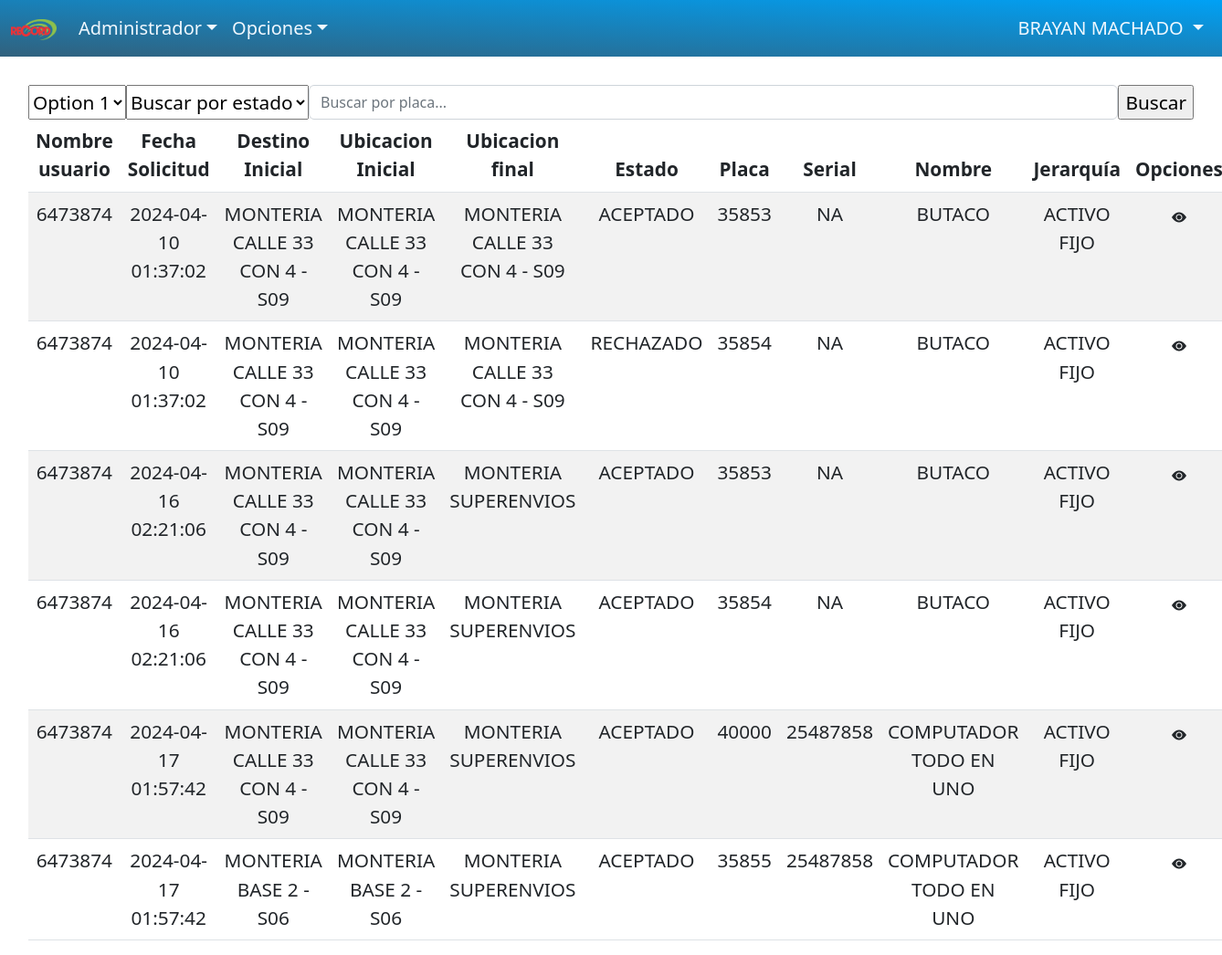
Screenshot of /administrador/traslados/activos_recibidos.php (signed in) with the database file from the repository.
### tables this page shows
CREATE TABLE `activos_solicitud` (
  `id` int NOT NULL,
  `id_solicitud` int DEFAULT NULL,
  `id_activo` int NOT NULL,
  `ubicacion_inicial` int DEFAULT NULL,
  `destino_inicial` int DEFAULT NULL,
  `estado` int DEFAULT '3',
  `id_usuario_destino` int NOT NULL,
  `fecha_creacion` timestamp NULL DEFAULT CURRENT_TIMESTAMP
);

CREATE TABLE `solicitudes_transferencia` (
  `id` int NOT NULL,
  `usuario_origen` int NOT NULL,
  `usuario_destino` int NOT NULL,
  `zona` int DEFAULT NULL,
  `centro_costo` int NOT NULL,
  `destino` int NOT NULL,
  `ubicacion` int NOT NULL,
  `fecha_solicitud` timestamp NULL DEFAULT CURRENT_TIMESTAMP,
  `estado` int NOT NULL DEFAULT '3'
);

CREATE TABLE `destino` (
  `desti_id` int NOT NULL,
  `nombre_destino` varchar(60) DEFAULT NULL,
  `fk_idcentrocosto` int DEFAULT NULL,
  `fk_pais` int DEFAULT NULL,
  `fk_departamento` int DEFAULT NULL,
  `fk_ciudad` int DEFAULT NULL,
  `estado` int DEFAULT NULL
);

CREATE TABLE `ubicacion` (
  `ubica_id` int NOT NULL,
  `nombre_ubicacion` varchar(1000) DEFAULT NULL,
  `fk_desti_id` int DEFAULT NULL,
  `fk_pais` int DEFAULT NULL,
  `fk_departamento` int DEFAULT NULL,
  `fk_ciudad` int DEFAULT NULL,
  `estado` int DEFAULT NULL
);

CREATE TABLE `estadotraslado` (
  `id` int NOT NULL,
  `nombre` varchar(15) NOT NULL
);

CREATE TABLE `activos_fijos` (
  `id` int NOT NULL,
  `num_placa_activo` int NOT NULL,
  `serial_activo` varchar(45) NOT NULL,
  `nombre_producto` int NOT NULL,
  `fk_desti_id` int NOT NULL,
  `fk_ubica_id` int NOT NULL,
  `fk_cedula` int NOT NULL,
  `fk_idtipoactivos` int NOT NULL,
  `estado` int NOT NULL,
  `fk_idprovedor` int NOT NULL,
  `fecha_activo` varchar(45) NOT NULL,
  `num_factura_activo` varchar(45) NOT NULL,
  `precio_activo` varchar(45) NOT NULL,
  `fk_idmarcas` int NOT NULL,
  `activofijo_repuesto` int DEFAULT NULL,
  `fk_idcentrocosto` int NOT NULL,
  `fk_idjerarquiactivo` int NOT NULL,
  `fk_idzona` int NOT NULL
);

CREATE TABLE `producto` (
  `id` int NOT NULL,
  `nombre_producto` varchar(255) NOT NULL,
  `estado` int DEFAULT NULL
);

CREATE TABLE `jerarquiactivo` (
  `idjerarquiactivo` int NOT NULL,
  `nombre_jerarquiactivo` varchar(45) DEFAULT NULL
);

### administrador/usuarios/nombre_usuarios.php (called while the page is built, shortened)
<?php
if (isset($_SESSION["usuario"]) && !empty($_SESSION["usuario"]) && !empty($_SESSION["nombres"]) && !empty($_SESSION["apellidos"]) && !empty($_SESSION["identificacion"])
&& !empty($_SESSION["fk_idzona"])) {
    $identificacion = $_SESSION["identificacion"];
} else {
    header("Location: ../login.php");
    exit();
}
?>

### administrador/traslados/activos_recibidos.php (the view, shortened to what this page needs)
<?php
 include '../../database/db.php';
 include_once "../usuarios/nombre_usuarios.php";
 $sql = "SELECT pr.nombre_producto AS nombre_producto, ae.estado, et.nombre AS nombre_estado, ae.id_activo, st.id,
 usu.nombres AS usuario_destino, st.centro_costo, st.destino, ubi.nombre_ubicacion AS nombre_ubicacion_final,
 st.fecha_solicitud, ds.nombre_destino AS nombre_destino_inicial, ub.nombre_ubicacion AS nombre_ubicacion_inicial,
 af.serial_activo, jr.nombre_jerarquiactivo AS nombre_jerarquiactivo, st.usuario_destino, st.destino, st.ubicacion, jr.idjerarquiactivo,
 af.fk_idmarcas, af.nombre_producto AS idproducto
 FROM activos_solicitud ae
 JOIN activos_fijos af ON ae.id_activo = af.num_placa_activo
 JOIN solicitudes_transferencia st ON ae.id_solicitud = st.id
 LEFT JOIN usuarios usu ON st.usuario_origen = usu.identificacion
 LEFT JOIN destino ds ON ae.destino_inicial = ds.desti_id
 LEFT JOIN ubicacion ub ON ae.ubicacion_inicial = ub.ubica_id
 LEFT JOIN ubicacion ubi ON st.ubicacion = ubi.ubica_id
 LEFT JOIN estadotraslado et ON ae.estado = et.id
 LEFT JOIN producto pr ON af.nombre_producto = pr.id
 LEFT JOIN jerarquiactivo jr ON af.fk_idjerarquiactivo = jr.idjerarquiactivo
 WHERE ae.id_usuario_destino = $identificacion";
    $result = $conexion->query($sql);
?>
<!DOCTYPE html>
<html lang="en">
<head>
    <link rel="stylesheet" href="https://cdn.jsdelivr.net/npm/bootstrap@5.2.3/dist/css/bootstrap.min.css">
    <link rel="stylesheet" href="../../css/activos.css">
    <link rel="stylesheet" href="https://cdn.jsdelivr.net/npm/bootstrap-icons@1.11.3/font/bootstrap-icons.min.css">
    <link href="https://unpkg.com/slim-select@latest/dist/slimselect.css" rel="stylesheet">
    <link rel="stylesheet" href="https://cdn.jsdelivr.net/npm/bootstrap-icons@1.11.3/font/bootstrap-icons.min.css">
</head>
<body>
    <?php
    include('../pantallas/header_pantallas.php');
    ?>
    <br>
    <div class="container">
        <form class="d-flex" action="" accept-charset="UTF-8" method="get">
            <select id="selectElement">
                <option>Option 1</option>
            </select>
            <select name="state_id" id="state_id">
                <option value="">Buscar por estado</option>
            </select>
            <input type="text" name="plate" id="plate" placeholder="Buscar por placa..." class="form-control">
            <input type="submit" name="commit" value="Buscar" data-disable-with="Buscar">
        </form>
        <?php if ($result->num_rows > 0): ?>
        <table class="bigtable table table-striped table-hover">
            <thead>
                <tr id="encabezados">
                    <th>Nombre usuario</th>
                    <th>Fecha Solicitud</th>
                    <th>Destino Inicial</th>
                    <th>Ubicacion Inicial</th>
                    <th>Ubicacion final</th>
                    <th>Estado</th>
                    <th>Placa</th>
                    <th>Serial</th>
                    <th>Nombre</th>
                    <th>Jerarquía</th>
                    <th>Opciones</th>
                </tr>
            </thead>
            <tbody id="tabla-aceptados">
                <?php while ($row = $result->fetch_assoc()): ?>
                <tr data-estado="2">
                    <td><?= $row['usuario_destino'] ?></td>
                    <td><?= $row['fecha_solicitud'] ?></td>
                    <td><?= $row['nombre_destino_inicial'] ?></td>
                    <td><?= $row['nombre_ubicacion_inicial'] ?></td>
                    <td><?= $row['nombre_ubicacion_final'] ?></td>
                    <td><?= $row['nombre_estado'] ?></td>
                    <td><?= $row['id_activo'] ?></td>
                    <td><?= $row['serial_activo'] ?></td>
                    <td><?= $row['nombre_producto'] ?></td>
                    <td><?= $row['nombre_jerarquiactivo'] ?></td>
                    <td>
                        <a class="bi bi-eye-fill btn text-dark"
                            href="aceptar_o_rechazar_activos.php?id_solicitud=<?= $row['id'] ?>&id_activo=<?= $row['id_activo'] ?>
                            &usuario_destino=<?= $row['usuario_destino'] ?>&destino=<?= $row['destino'] ?>&ubicacion=<?= $row['ubicacion'] ?>
                            &tipoactivo=<?= $row['idjerarquiactivo'] ?>&marca=<?= $row['fk_idmarcas'] ?>&producto=<?= $row['idproducto'] ?>"></a>
                    </td>
                </tr>
                <?php endwhile; ?>
            </tbody>
        </table>
        <?php else: ?>
        <p>No hay activos Recibidos.</p>
        <?php endif; ?>
    </div>
</body>
</html>

### css/activos.css (style rules this page uses)
body { height: 100%; margin: 0; font-size: 1.3rem; font-weight: 200; line-height: 1.5; color: #212529; background-color: #fff; -webkit-text-size-adjust: 100%; -webkit-tap-highlight-color: rgba(0, 0, 0, 0); background-image: url(../complemento/imagen/fondoweb.jpg); background-size: cover; background-repeat: no-repeat; background-attachment: fixed; }
.container, .container-fluid, .container-xxl, .container-xl, .container-lg, .container-md, .container-sm { --bs-gutter-x: 1.5rem; --bs-gutter-y: 0; width: 100%; padding-right: calc(var(--bs-gutter-x)* 0.5); padding-left: calc(var(--bs-gutter-x)* 0.5); margin-right: auto; margin-left: auto; }
.container-lg, .container-md, .container-sm, .container { max-width: 1300px; }
.container-md, .container-sm, .container { max-width: 960px; }
.container-sm, .container { max-width: 1300px; }
.d-flex { display: flex !important; }
.btn { --bs-btn-padding-x: 0.75rem; --bs-btn-padding-y: 0.375rem; --bs-btn-font-family: ; --bs-btn-font-size: 1rem; --bs-btn-font-weight: 400; --bs-btn-line-height: 1.5; --bs-btn-color: #ffffff; --bs-btn-bg: transparent; --bs-btn-border-width: 1px; --bs-btn-border-color: transparent; --bs-btn-border-radius: 0.375rem; --bs-btn-box-shadow: inset 0 1px 0 rgba(255, 255, 255, 0.15), 0 1px 1px rgba(0, 0, 0, 0.075); --bs-btn-disabled-opacity: 0.65; --bs-btn-focus-box-shadow: 0 0 0 0.25rem rgba(var(--bs-btn-focus-shadow-rgb), .5); display: inline-block; padding: var(--bs-btn-padding-y) var(--bs-btn-padding-x); font-family: var(--bs-btn-font-family); font-size: var(--bs-btn-font-size); font-weight: var(--bs-btn-font-weight); line-height: var(--bs-btn-line-height); color: var(--bs-btn-color); text-align: center; text-decoration: none; vertical-align: middle; cursor: pointer; user-select: none; border: var(--bs-btn-border-width) solid var(--bs-btn-border-color); border-radius: var(--bs-btn-border-radius); background-color: var(--bs-btn-bg); transition: color 0.15s ease-in-out, background-color 0.15s ease-in-out, border-color 0.15s ease-in-out, box-shadow 0.15s ease-in-out; }
.table { --bs-table-color: var(--bs-body-color); --bs-table-bg: transparent; --bs-table-border-color: var(--bs-border-color); --bs-table-accent-bg: transparent; --bs-table-striped-color: var(--bs-body-color); --bs-table-striped-bg: rgba(0, 0, 0, 0.05); --bs-table-active-color: var(--bs-body-color); --bs-table-active-bg: rgba(0, 0, 0, 0.1); --bs-table-hover-color: var(--bs-body-color); --bs-table-hover-bg: rgba(0, 0, 0, 0.075); width: 100%; margin-bottom: 1rem; color: var(--bs-table-color); vertical-align: top; border-color: var(--bs-table-border-color); text-align: center; }
.table > tbody { vertical-align: inherit; }
thead, tbody, tfoot, tr, td, th { border-color: inherit; border-style: solid; border-width: 0; }
.text-dark { --bs-text-opacity: 1; color: rgba(var(--bs-dark-rgb), var(--bs-text-opacity)) !important; }
.table > :not(caption) > * > * { padding: 0.5rem 0.5rem; background-color: var(--bs-table-bg); border-bottom-width: 1px; box-shadow: inset 0 0 0 9999px var(--bs-table-accent-bg); }
*, *::before, *::after { box-sizing: border-box; }

### rows the page displays
activos_solicitud: id_solicitud.usuario_destino "6473874", id_solicitud.fecha_solicitud "2024-04-10 01:37:02", destino_inicial.nombre_destino "MONTERIA CALLE 33 CON 4 - S09", ubicacion_inicial.nombre_ubicacion "MONTERIA CALLE 33 CON 4 - S09", estado.nombre "ACEPTADO", id_activo "35853", activos_fijos.serial_activo "NA", producto.nombre_producto "BUTACO", jerarquiactivo.nombre_jerarquiactivo "ACTIVO FIJO"
activos_solicitud: id_solicitud.usuario_destino "6473874", id_solicitud.fecha_solicitud "2024-04-10 01:37:02", destino_inicial.nombre_destino "MONTERIA CALLE 33 CON 4 - S09", ubicacion_inicial.nombre_ubicacion "MONTERIA CALLE 33 CON 4 - S09", estado.nombre "RECHAZADO", id_activo "35854", activos_fijos.serial_activo "NA", producto.nombre_producto "BUTACO", jerarquiactivo.nombre_jerarquiactivo "ACTIVO FIJO"
activos_solicitud: id_solicitud.usuario_destino "6473874", id_solicitud.fecha_solicitud "2024-04-16 02:21:06", destino_inicial.nombre_destino "MONTERIA CALLE 33 CON 4 - S09", ubicacion_inicial.nombre_ubicacion "MONTERIA CALLE 33 CON 4 - S09", ubicacion.nombre_ubicacion "MONTERIA SUPERENVIOS", estado.nombre "ACEPTADO", id_activo "35853", activos_fijos.serial_activo "NA", producto.nombre_producto "BUTACO", jerarquiactivo.nombre_jerarquiactivo "ACTIVO FIJO"
activos_solicitud: id_solicitud.usuario_destino "6473874", id_solicitud.fecha_solicitud "2024-04-16 02:21:06", destino_inicial.nombre_destino "MONTERIA CALLE 33 CON 4 - S09", ubicacion_inicial.nombre_ubicacion "MONTERIA CALLE 33 CON 4 - S09", ubicacion.nombre_ubicacion "MONTERIA SUPERENVIOS", estado.nombre "ACEPTADO", id_activo "35854", activos_fijos.serial_activo "NA", producto.nombre_producto "BUTACO", jerarquiactivo.nombre_jerarquiactivo "ACTIVO FIJO"
activos_solicitud: id_solicitud.usuario_destino "6473874", id_solicitud.fecha_solicitud "2024-04-17 01:57:42", destino_inicial.nombre_destino "MONTERIA CALLE 33 CON 4 - S09", ubicacion_inicial.nombre_ubicacion "MONTERIA CALLE 33 CON 4 - S09", ubicacion.nombre_ubicacion "MONTERIA SUPERENVIOS", estado.nombre "ACEPTADO", id_activo "40000", activos_fijos.serial_activo "25487858", producto.nombre_producto "COMPUTADOR TODO EN UNO", jerarquiactivo.nombre_jerarquiactivo "ACTIVO FIJO"
activos_solicitud: id_solicitud.usuario_destino "6473874", id_solicitud.fecha_solicitud "2024-04-17 01:57:42", destino_inicial.nombre_destino "MONTERIA BASE 2 - S06", ubicacion_inicial.nombre_ubicacion "MONTERIA BASE 2 - S06", ubicacion.nombre_ubicacion "MONTERIA SUPERENVIOS", estado.nombre "ACEPTADO", id_activo "35855", activos_fijos.serial_activo "25487858", producto.nombre_producto "COMPUTADOR TODO EN UNO", jerarquiactivo.nombre_jerarquiactivo "ACTIVO FIJO"

### other values shown
$n_usuario "BRAYAN"
$apellidos "MACHADO"
